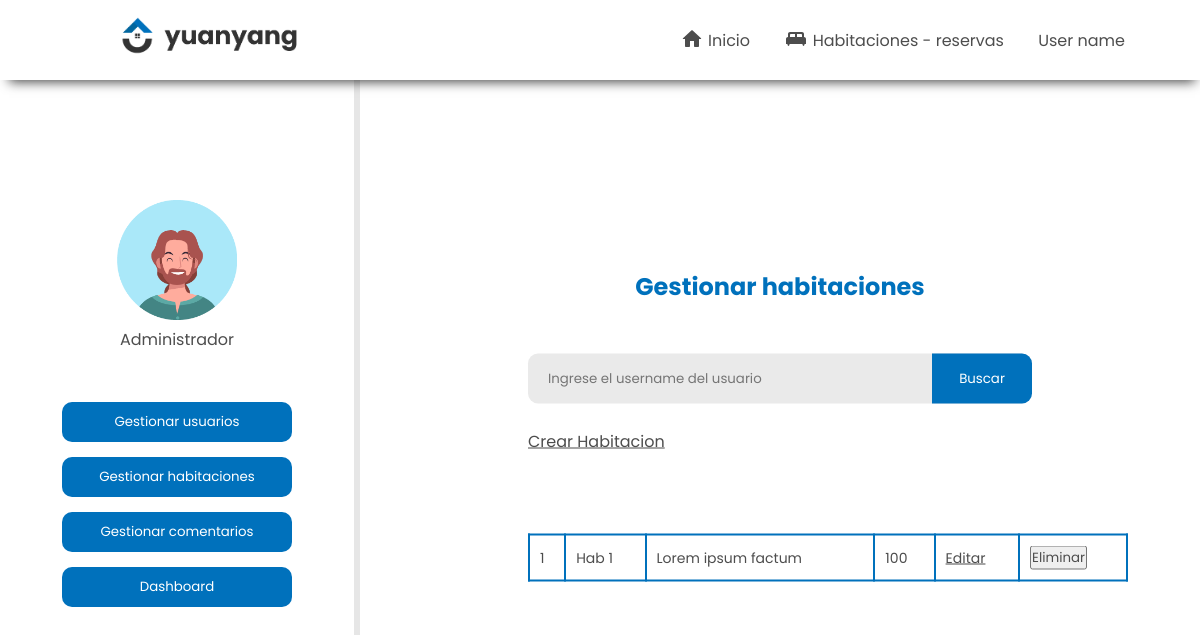
Before: /admin_habitaciones with the older database file.
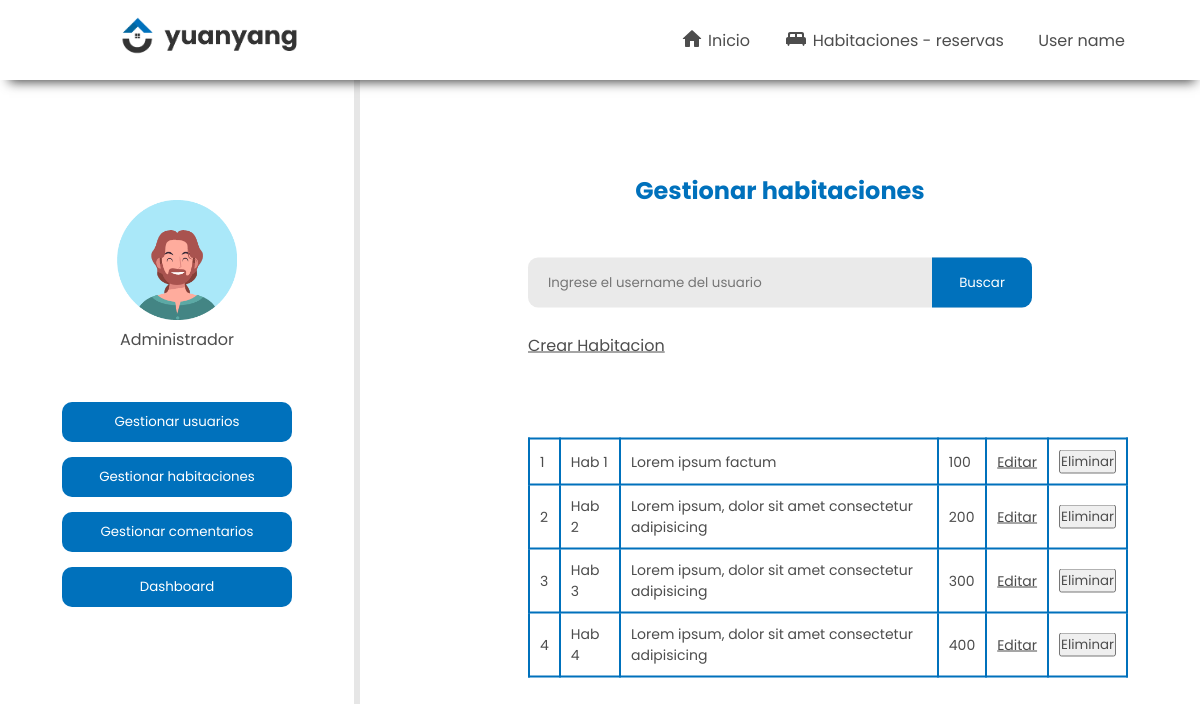
After: the same page with the newer database file.
### tables this page shows
CREATE TABLE Habitaciones (id integer primary key autoincrement, nombre text, descripcion text, precio int);

### app.py (the view)
@app.route('/admin_habitaciones', methods=["GET"])
def admin_habitaciones():
    habitaciones = db.get_habitaciones()
    return render_template('administrador-habitaciones.html', habitaciones=habitaciones)

### db.py (called while the page is built)
def conectar():
    try:
        conn= sqlite3.connect(db)
        print('Conectada a BDD')
        return conn
    except Error:
        print(Error)

def get_habitaciones():
    conn = conectar()
    cursor = conn.execute("select * from Habitaciones;")
    resultSet = cursor.fetchall()
    conn.close()
    return resultSet

### templates/administrador-habitaciones.html (shortened to what this page needs)
<!DOCTYPE html>
<html lang="es">
<head>
    <link rel="stylesheet" href="/static/css/header.css">
    <link rel="stylesheet" href="/static/css/perfil-administrador.css">
</head>
<body>
    <header class="header-principal">
        <li class="logotipo"><a href="/templates/index.html"><img src="/static/images/logotipo.png" alt=""></a></li>
        <nav>
            <ul>
                <li><a href="/templates/index.html">
                    Inicio</a></li>
                <li><a href="/templates/habitaciones-reserva.html">
                            Habitaciones - reservas</a></li>
                <li><a href="/templates/login.html" class="user-name">User name</a>
                </li>
            </ul>
        </nav>
    </header>
    <section>
        <div class="culmn-iz">
            <img src="/static/images/emote-cliente.png" alt="">
            <p>Administrador</p>
            <div class="tabContainer">
                <div class="buttonContainer">
                    <ul class="opciones-admin">
                        <li><button>Gestionar usuarios</button></li>
                        <li><button>Gestionar habitaciones</button></li>
                        <li><button>Gestionar comentarios</button></li>
                        <li><button>Dashboard</button></li>
                    </ul>
                </div>
            </div>
        </div>
        <div class="culmn-de">
            <div class="tabContainer">}
                <div class="tabPanel">
                    <div>
                        <div class="box">
                            <form action="\admin_habitaciones" method="get" class="form-filtro">
                                <h3>Gestionar habitaciones</h3>
                                <input type="number" required name="id" class="filtro" placeholder="Ingrese el username del usuario">
                                <input type="submit" name="" value="Buscar" class="btn-buscar">
                            </form>
                            <br>
                            <a href="/agregar_habitacion">Crear Habitacion</a>
                            <table>
                                {% for habitacion in habitaciones%}
                                <tr>
                                    <td>{{habitacion[0]}}</td>
                                    <td>{{habitacion[1]}}</td>
                                    <td>{{habitacion[2]}}</td>
                                    <td>{{habitacion[3]}}</td>
                                    <td><a href="/editar_habitacion/{{habitacion[0]}}">Editar</a></td>
                                    <td class="eliminar">
                                        <form action="{{url_for('eliminar_habitacion', id = habitacion[0])}} " method="post"><input type="hidden" name="_method" value="DELETE"><input type="submit" value="Eliminar"></td>
                                </tr>
                                {% endfor %}
                            </table>
                        </div>
                    </div>
                </div>
            </div>
        </div>
    </section>
</body>
</html>

Changed rows visible on the page:
added Habitaciones: id "2", nombre "Hab 2", descripcion "Lorem ipsum, dolor sit amet consectetur adipisicing", precio "200"
added Habitaciones: id "3", nombre "Hab 3", descripcion "Lorem ipsum, dolor sit amet consectetur adipisicing", precio "300"
added Habitaciones: id "4", nombre "Hab 4", descripcion "Lorem ipsum, dolor sit amet consectetur adipisicing", precio "400"
